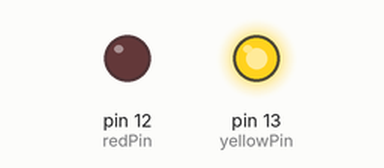
Recording of a sketch running on a simulated Arduino Uno, built with avr-gcc and run on an emulated ATmega328P. Shown: output pins drawn as LEDs (lit = HIGH).

Above: at 0.2 s.
At 5.2 s:
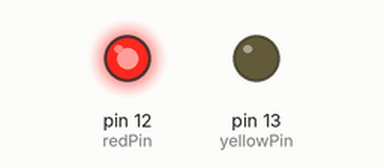
At 9.7 s:
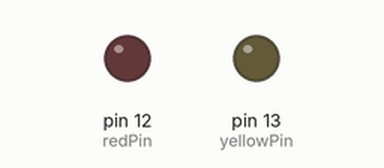
Timing chart, 0 to 10.4 s (numbered marks = the images above):
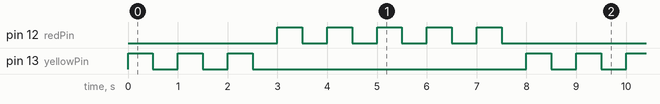

Measured:
- by itself, pin 12 (redPin): repeats every 8.0 s: 4 × (LOW 0.50 s, HIGH 0.50 s), LOW 3.5 s, HIGH 0.50 s
- by itself, pin 13 (yellowPin): repeats every 8.0 s: 2 × (LOW 0.50 s, HIGH 0.50 s), LOW 5.5 s, HIGH 0.50 s
- by itself, everything shown: repeats every 8.0 s, in 16 steps

The sketch:

potenciometro_led.ino
```cpp
int yellowPin = 13;
int redPin = 12;
int dt = 500;
int yellow = 3;
int red = 5;
int i;


void setup() {
  // put your setup code here, to run once:
  pinMode(yellowPin, OUTPUT);
  pinMode(redPin, OUTPUT);
}

void loop() {
  // put your main code here, to run repeatedly:

  for (i = 1; i <= yellow; i = i + 1) {
    digitalWrite(yellowPin, HIGH);
    delay(dt);
    digitalWrite(yellowPin, LOW);
    delay(dt);
  }

  for (i = 0; i < red; i++) {
    digitalWrite(redPin, HIGH);
    delay(dt);
    digitalWrite(redPin, LOW);
    delay(dt);
  }
}
```
